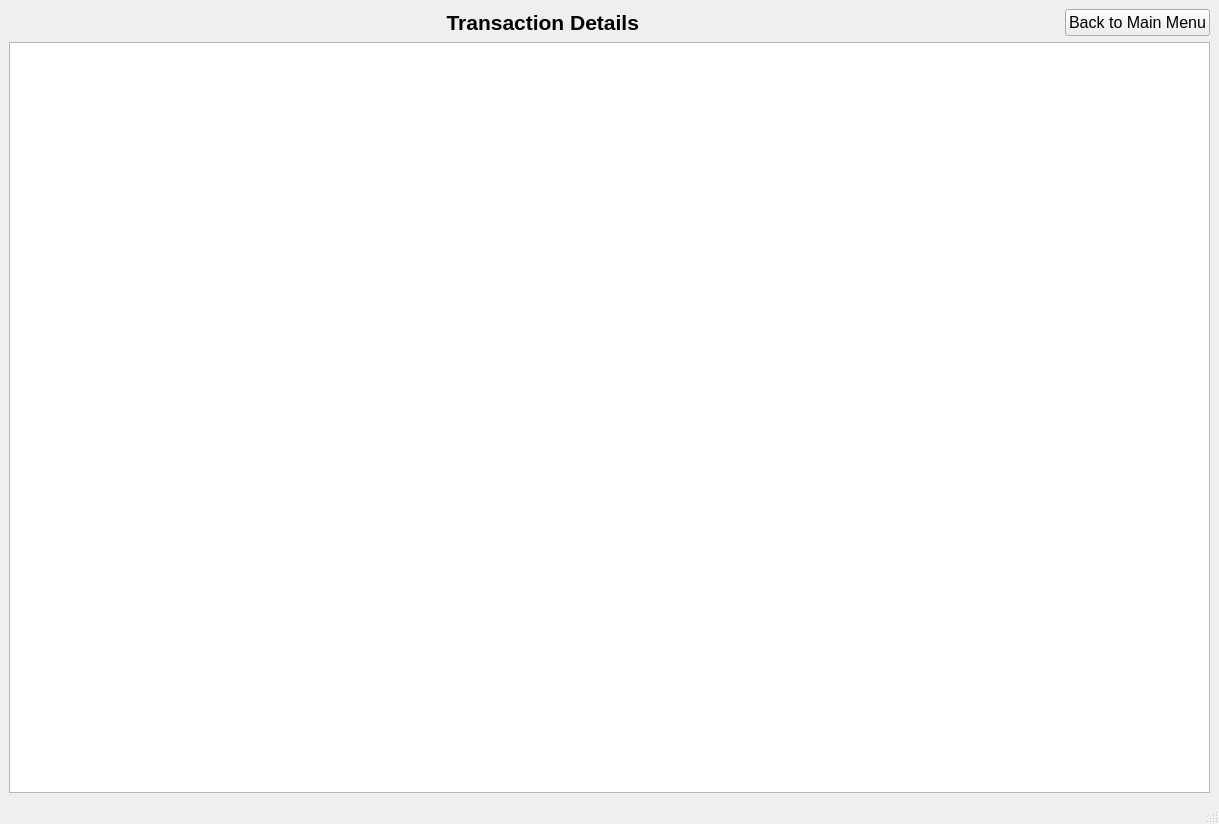
<?xml version="1.0" encoding="UTF-8"?>
<ui version="4.0">
 <class>ViewTransactionWindow</class>
 <widget class="QMainWindow" name="ViewTransactionWindow">
  <property name="geometry">
   <rect>
    <x>0</x>
    <y>0</y>
    <width>1157</width>
    <height>824</height>
   </rect>
  </property>
  <property name="windowTitle">
   <string>MainWindow</string>
  </property>
  <widget class="QWidget" name="centralwidget">
   <layout class="QGridLayout" name="gridLayout">
    <item row="0" column="0">
     <widget class="QLabel" name="label">
      <property name="font">
       <font>
        <pointsize>16</pointsize>
        <bold>true</bold>
       </font>
      </property>
      <property name="text">
       <string>                                                                           Transaction Details                                                                        </string>
      </property>
      <property name="alignment">
       <set>Qt::AlignmentFlag::AlignCenter</set>
      </property>
     </widget>
    </item>
    <item row="2" column="0" colspan="2">
     <widget class="QTableWidget" name="tableWidget"/>
    </item>
    <item row="0" column="1">
     <widget class="QPushButton" name="pushButton">
      <property name="font">
       <font>
        <pointsize>12</pointsize>
       </font>
      </property>
      <property name="text">
       <string>Back to Main Menu</string>
      </property>
     </widget>
    </item>
   </layout>
  </widget>
  <widget class="QMenuBar" name="menubar">
   <property name="geometry">
    <rect>
     <x>0</x>
     <y>0</y>
     <width>1157</width>
     <height>25</height>
    </rect>
   </property>
  </widget>
  <widget class="QStatusBar" name="statusbar"/>
 </widget>
 <resources/>
 <connections/>
</ui>
